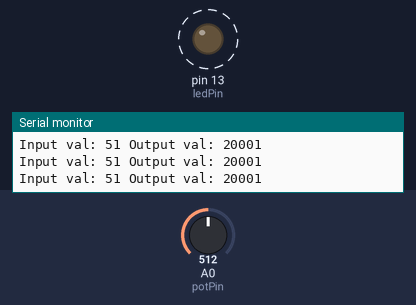
Simulated run of this program. Board: Teensy 3. On the bench: output pins drawn as LEDs (lit = HIGH), the last lines printed to the serial monitor. Dashed ring = blinking. The test bench sets the inputs (shaded band); at power-on: A0 (potPin) = 512 (analog values on the 0–1023 scale).

Above: at 1.2 s.
1.3 s: A0 (potPin) set to 520
2.8 s: A0 (potPin) set to 306
At 3.05 s:
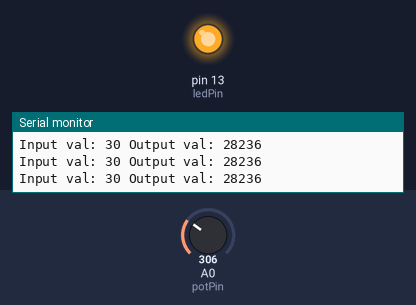
5.8 s: A0 (potPin) set to 0
7.3 s: A0 (potPin) set to 511
At 10.82 s:
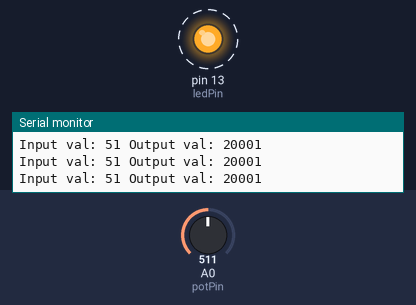
Timing chart, 0 to 11.3 s (numbered marks = the images above; inputs shaded):
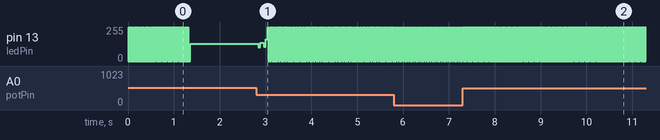

Measured:
- after the input at 5.8 s, pin 13 (ledPin): alternates 255/255 for 0.02 s and 0/255 for 0.02 s, starting after 0.13 s
- after the input at 7.3 s, pin 13 (ledPin): alternates 255/255 for 0.01 s and 0/255 for 0.01 s, starting after 0.06 s

The program:

main.cpp
```cpp
/*
Flynn Stilwell May 2020

Mapping a potentiometer ADC reading to an LED's blink frequency.

*/


#include <Arduino.h>

#define potPin 14
#define ledPin 13

//Declare Variables
uint32_t scanTime = 10000;
volatile bool ledState = 0;

//Mapping Variables
uint32_t inputPot = 0;
const uint32_t inputMin = 0;
const uint32_t inputMax = 102;

uint32_t outputPeriod = 0;
const uint32_t outputPeriodMin = 1; //Minimum period of 1 to avoid dividing by 0 later
const uint32_t outputPeriodMax = 40000; //40,000 microseconds

void setup() {
 pinMode(potPin, INPUT);
 pinMode(ledPin, OUTPUT);
 analogReadResolution(10); //10bit ADC
 Serial.begin(115200);
}

void loop() {
 static uint32_t previousTime_us = 0;

 //Toggle LED state
 ledState = !ledState;
 digitalWrite(ledPin,ledState);

 //Format input signal
 inputPot = analogRead(potPin)/10; //Divide by 10 for more stable values
 inputPot = constrain(inputPot,0,102);

 //Map input to output range
 outputPeriod = map(inputPot, inputMin, inputMax, outputPeriodMax, outputPeriodMin);


 //Print Results
 Serial.print("Input val: ");
 Serial.print(inputPot);
 Serial.print(" Output val: ");
 Serial.println(outputPeriod);

//Configure scan time
 scanTime = outputPeriod/2;
 while((micros()-previousTime_us) <= scanTime) {
   //do nothing
 }
 previousTime_us = micros();
}
```
